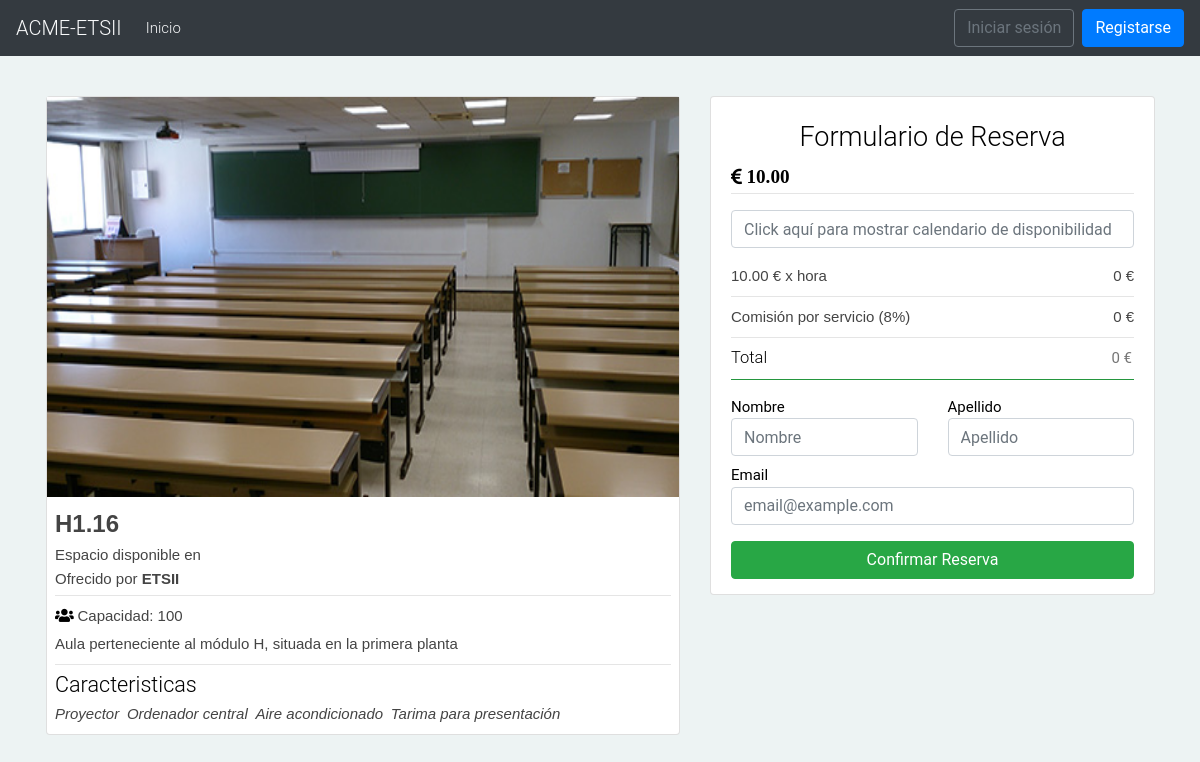
The app's page /hospedajes/property/23/ with its own data.
### hospedajes_app/models.py (models this page shows, shortened)
class Property(models.Model):
    pax = models.IntegerField()
    title = models.CharField(max_length=25)
    description = models.CharField(max_length=100, null=True)
    image = models.ImageField(null=True, blank=True)
    daily_import = models.FloatField()
    tipoAula = models.ForeignKey(TipoAula, on_delete=models.DO_NOTHING)
    caracteristicas = models.ManyToManyField(Caracteristica, blank=True)
    user = models.ForeignKey(Host, null=True, on_delete=models.SET_NULL)
    hora = models.TextField(max_length=13, null=True)
    class Meta:
        verbose_name_plural = 'Properties'

class Caracteristica(models.Model):
    name = models.CharField(max_length=25, unique=True)
    className = models.CharField(max_length=50, blank=True)
    class Meta:
        verbose_name_plural = 'Caracteristicas'

### hospedajes_app/views.py (the view, shortened to what this page needs)
# urls.py: path('property/<int:property_id>/', views.view_property, name='property'),
def view_property(request, property_id):
    error = ''
    dateList = ''
    property = Property.objects.get(id=property_id)
    rentalDates = RentalDate.objects.filter(property_id=property_id, reserva_id=None)
    capacidades = CapacidadXProperty.objects.filter(property_id=property_id)
    caracteristicas = Caracteristica.objects.filter(property__pk=property_id)
    for d in rentalDates:
        dateList += str(d.date)
    return render(request, 'hospedajes_app/view_property.html', {'property': property, 'capacidades': capacidades, 'caracteristicas': caracteristicas, 'dateList': dateList, 'error': error})

### templates/hospedajes_app/view_property.html (shortened to what this page needs)
{% extends "hospedajes_app/base.html" %}
{% block content %}
<div class="row mt-3">
    <div class="col-lg-7">
        <div class="card" style="margin-left:1px">
            <img src="{{ property.image.url }}" class="img-fluid" style="height:50vh; width:100%;">
            <div class="card-body p-2">
                <p class="lead font-weight-bold text-uppercase" style="font-size: 1.50rem">{{ property.title }}</p>
                <p class="">Espacio disponible en {{ property.city }}</p>
                <p> Ofrecido por <b>{{ property.user.username }}</b></p>
                <hr class="mt-1 mb-2">
                <div class="d-inline">
                    <i class="fa fa-users mr-1" aria-hidden="true">
                        <p class="d-inline">Capacidad: {{ property.pax }}</p>
                    </i>
                </div>
                <p class="property-description mt-1 mb-1">{{ property.description }}</p>
                <hr class="mb-1 mt-2">
                <h4 style="font-size: 1.35rem"> Caracteristicas</h4>
                <div class="d-inline">
                    {% for f in caracteristicas %}
                    <i class="{{ f.className }} mr-1" aria-hidden="true">
                        <p class="d-inline"> {{ f.name }}</p>
                    </i>
                    {% endfor %}
                </div>
            </div>
        </div>
    </div>
    <div class="col-lg-5">
        <div class="card">
            <div class="card-body pb-0">
                <h4 class="text-center">Formulario de Reserva</h4>
                <i class="fa fa-euro-sign mb-2 mt-2" aria-hidden="true" style="font-size: 1.1rem">
                    <spam id='price' style="font-size: 1.2rem">{{ property.daily_import|floatformat:2 }}</spam>
                </i>
                <hr class="mt-0 mb-2">
                <form method="post" novalidate>
                    <input id="dates" name="dates" type='text' placeholder="Click aquí para mostrar calendario de disponibilidad" readonly required class="form-control bg-white text-sm" onfocus="addDates('{{ dateList }}')" onfocusin="calculateTotal()">
                    <div class="mt-3">
                        <p class="d-inline">{{ property.daily_import|floatformat:2 }} € x hora</p>
                        <p id='priceTotal' class="d-inline float-right">0 €</p>
                    </div>
                    <hr class="mt-2 mb-2">
                    <div>
                        <p class="d-inline">Comisión por servicio (8%)</p>
                        <p id='comision' class="d-inline float-right">0 €</p>
                    </div>
                    <hr class="mt-2 mb-2">
                    <label class="mb-2" for="total"><h5 class="d-inline">Total</h5></label>
                    <input type="text" id="total" name='total' placeholder="0 €" readonly required class="d-inline float-right text-right" style="border:0; outline:none">
                    <hr class="mb-3 mt-0 bg-success">
                    <div class="row">
                        <div class="col-6">
                            <label for="name" class="mb-0">Nombre</label>
                            <input type="text" id="name" name="name" placeholder="Nombre" class="form-control" required>
                        </div>
                        <div class="col-6">
                            <label for="surname" class="mb-0">Apellido</label>
                            <input type="text" id="surname" name="surname" placeholder="Apellido" class="form-control" required>
                        </div>
                    </div>
                    <div class="row mt-2 mb-3">
                        <div class="col-12">
                            <label for="email" class="mb-0">Email</label>
                            <input type="text" id="email" name="email" placeholder="email@example.com" class="form-control" required>
                        </div>
                    </div>
                    <button type="submit" class="btn btn-success btn-block">Confirmar Reserva</button>
                </form>
            </div>
        </div>
    </div>
</div>
{% endblock %}

### static/css/style.css (style rules this page uses)
body { font-size: 15px; font-family: 'Roboto', sans-serif; background: #EDF3F3; color: #000; }
h1, h2, h3, h4, h5, h6, p, a, ul, span, li, img { margin: 0; padding: 0; font-weight: 300; }
h1,h2,h3,h4,h5,h6 { line-height: 1.5; }
p { line-height: 1.6; font-family: 'Maven Pro', sans-serif; font-weight: 400; color: #444; }
h4 { font-size: 1.8em; }
h5 { font-size: 1.1em; }
a, button { text-decoration: none; color: inherit; transition: all .3s; }

### records on screen
Property: image (picture), title "H1.16", user.username "ETSII", pax "100", description "Aula perteneciente al módulo H, situada en la primera planta", daily_import "10.00"
Caracteristica: name "Proyector"
Caracteristica: name "Ordenador central"
Caracteristica: name "Aire acondicionado"
Caracteristica: name "Tarima para presentación"
